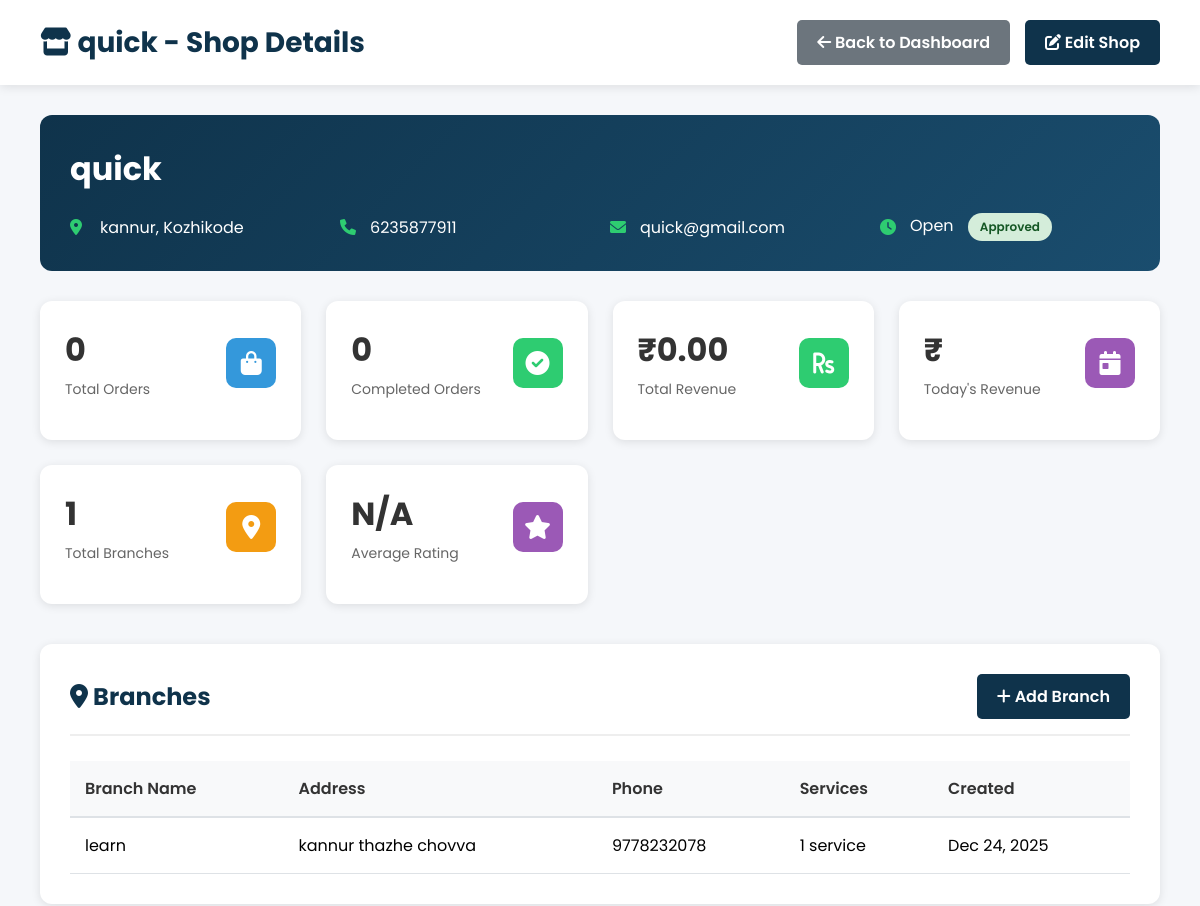
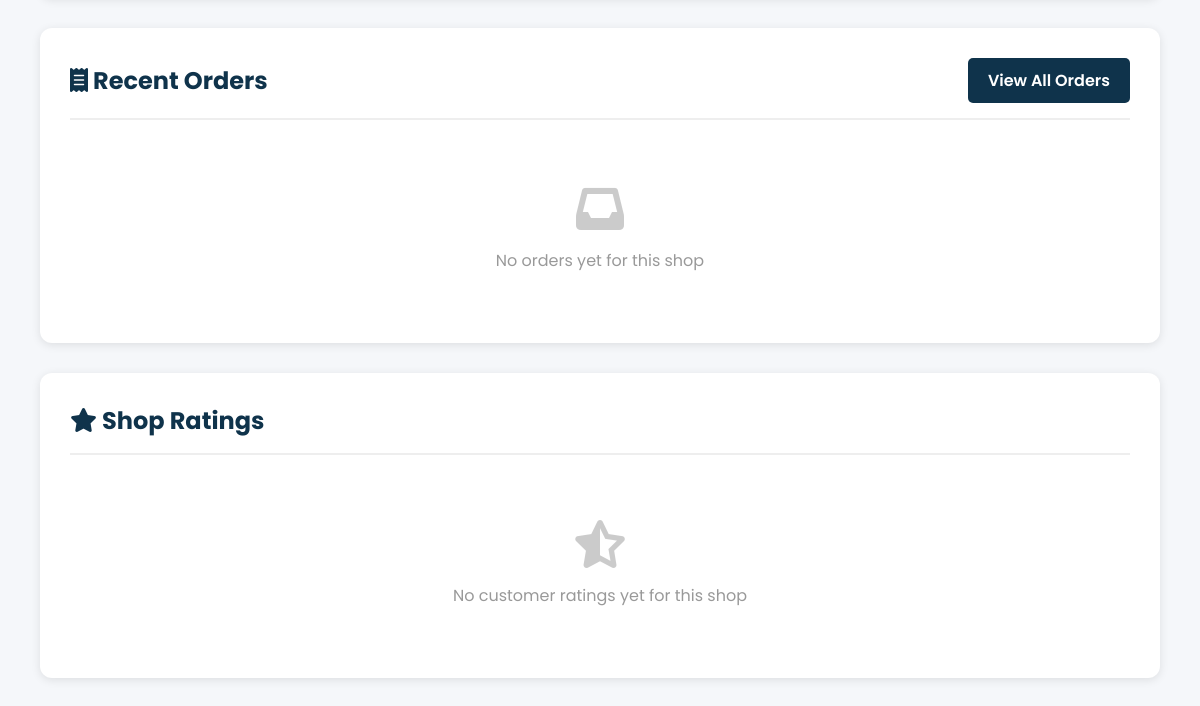
Page /admin-panel/shop/4/ (signed in) on the earlier database version (2 pictures, top to bottom).
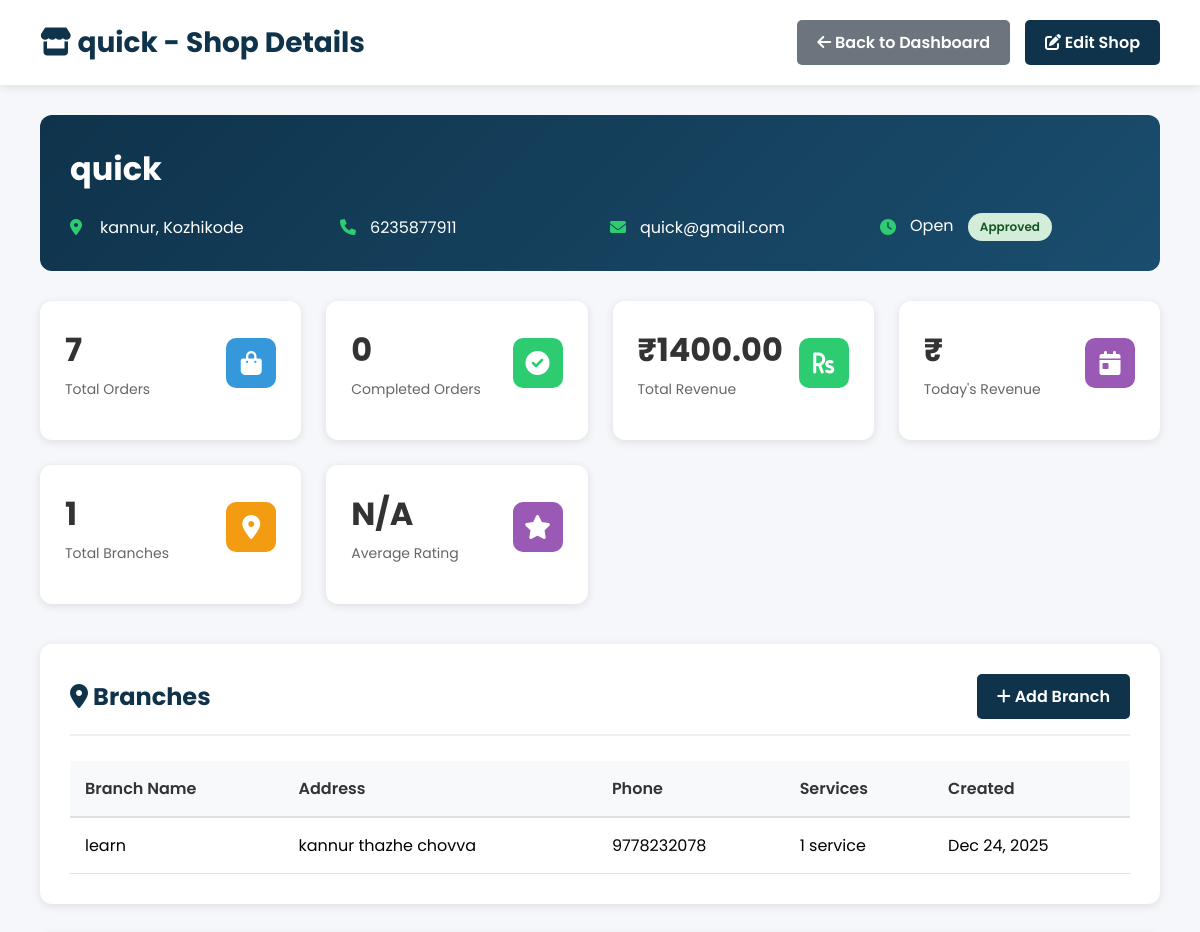
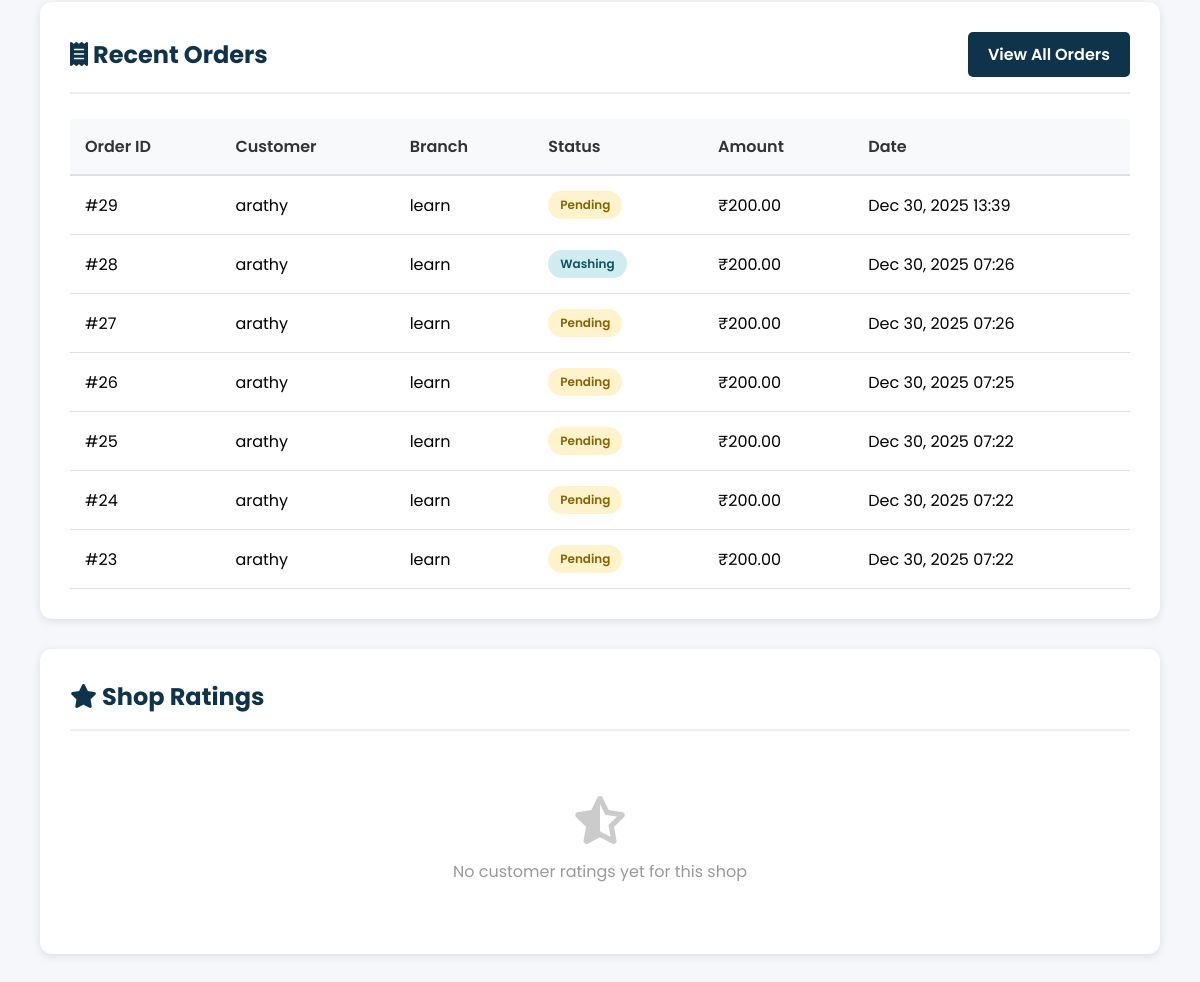
Same page on the later database version (2 pictures, top to bottom).
### shop/models.py (models this page shows, shortened)
class Branch(models.Model):
    shop = models.ForeignKey(LaundryShop, on_delete=models.CASCADE, related_name='branches')
    name = models.CharField(max_length=100)
    address = models.TextField()
    phone = models.CharField(max_length=15, blank=True)
    created_at = models.DateTimeField(default=timezone.now)
    class Meta:
        unique_together = ('shop', 'name')

class Order(models.Model):
    STATUS_CHOICES = [
        ('Pending', 'Pending'),
        ('Washing', 'Washing'),
        ('Drying', 'Drying'),
        ('Ironing', 'Ironing'),
        ('Ready', 'Ready for Pickup'),
        ('Completed', 'Completed'),
    ]
    PAYMENT_CHOICES = [
        ('Pending', 'Pending'),
        ('Completed', 'Completed'),
    ]
    user = models.ForeignKey(User, on_delete=models.CASCADE)
    shop = models.ForeignKey(LaundryShop, on_delete=models.CASCADE)
    branch = models.ForeignKey(Branch, on_delete=models.CASCADE, blank=True, null=True)
    amount = models.DecimalField(max_digits=10, decimal_places=2)
    cloth_status = models.CharField(max_length=20, choices=STATUS_CHOICES, default='Pending')
    payment_status = models.CharField(max_length=20, choices=PAYMENT_CHOICES, default='Pending')
    pickup_date = models.DateTimeField(blank=True, null=True)
    delivery_date = models.DateTimeField(blank=True, null=True)
    delivery_name = models.CharField(max_length=100, blank=True)
    delivery_address = models.TextField(blank=True)
    delivery_phone = models.CharField(max_length=15, blank=True)
    special_instructions = models.TextField(blank=True)
    created_at = models.DateTimeField(default=timezone.now)
    delay_notified = models.BooleanField(default=False)
    thank_you_sent = models.BooleanField(default=False)
    platform_commission = models.DecimalField(max_digits=10, decimal_places=2, default=0, help_text="Platform commission amount")
    shop_amount = models.DecimalField(max_digits=10, decimal_places=2, default=0, help_text="Amount to be transferred to shop")
    razorpay_payment_id = models.CharField(max_length=100, blank=True, null=True, help_text="Razorpay payment ID")
    razorpay_order_id = models.CharField(max_length=100, blank=True, null=True, help_text="Razorpay order ID")
    transfer_id = models.CharField(max_length=100, blank=True, null=True, help_text="Razorpay transfer ID to shop")
    transfer_status = models.CharField(max_length=50, default='Pending', help_text="Status of transfer to shop")

### shop/views.py (the view)
# urls.py: path("admin-panel/shop/<int:shop_id>/", views.admin_shop_detail, name="admin_shop_detail"),
@login_required
@user_passes_test(is_staff_user, login_url='login')
def admin_shop_detail(request, shop_id):
    shop = get_object_or_404(LaundryShop, id=shop_id)
    branches = Branch.objects.filter(shop=shop).prefetch_related('services')
    recent_orders = Order.objects.filter(shop=shop).select_related('user', 'branch').order_by('-created_at')[:10]
    total_orders = Order.objects.filter(shop=shop).count()
    completed_orders = Order.objects.filter(shop=shop, cloth_status='Completed').count()
    total_revenue = Order.objects.filter(shop=shop).aggregate(total=Sum('amount'))['total'] or 0
    shop_ratings = ShopRating.objects.filter(shop=shop).select_related('user')
    average_rating = shop_ratings.aggregate(avg=Avg('rating'))['avg'] or 0
    context = {
        'shop': shop,
        'branches': branches,
        'recent_orders': recent_orders,
        'total_orders': total_orders,
        'completed_orders': completed_orders,
        'total_revenue': total_revenue,
        'shop_ratings': shop_ratings,
        'average_rating': average_rating,
    }
    return render(request, 'admin_shop_detail.html', context)

### shop/views.py (called while the page is built)
def is_staff_user(user):
    return user.is_authenticated and (user.is_staff or user.is_superuser)

### shop/templates/admin_shop_detail.html (shortened to what the changed rows need)
{% load static %}
<!DOCTYPE html>
<html lang="en">
<head>
    <link rel="stylesheet" href="https://cdnjs.cloudflare.com/ajax/libs/font-awesome/6.0.0-beta3/css/all.min.css">
</head>
<body>
    <div class="admin-header">
        <h1><i class="fas fa-store"></i> {{ shop.name }} - Shop Details</h1>
    </div>
    <div class="admin-container">
        <div class="shop-info">
            <h1>{{ shop.name }}</h1>
        </div>
        <div class="stats-grid">
            <div class="stat-card">
                <div class="stat-card-header">
                    <div>
                        <div class="stat-card-value">{{ total_orders }}</div>
                        <div class="stat-card-label">Total Orders</div>
                    </div>
                </div>
            </div>
            <div class="stat-card">
                <div class="stat-card-header">
                    <div>
                        <div class="stat-card-value">₹{{ total_revenue|floatformat:2 }}</div>
                        <div class="stat-card-label">Total Revenue</div>
                    </div>
                </div>
            </div>
        </div>
        <div class="dashboard-section">
            <div class="section-header">
                <h2><i class="fas fa-map-marker-alt"></i> Branches</h2>
            </div>
            {% if branches %}
                <table class="data-table">
                    <thead>
                        <tr>
                            <th>Branch Name</th>
                            <th>Address</th>
                            <th>Phone</th>
                            <th>Services</th>
                            <th>Created</th>
                        </tr>
                    </thead>
                    <tbody>
                        {% for branch in branches %}
                        <tr>
                            <td>{{ branch.name }}</td>
                            <td>{{ branch.address|truncatechars:40 }}</td>
                            <td>{{ branch.phone|default:"N/A" }}</td>
                            <td>
                                {% if branch.services.all %}
                                    {{ branch.services.count }} service{{ branch.services.count|pluralize }}
                                {% else %}
                                    <span class="status-badge status-pending">No Services</span>
                                {% endif %}
                            </td>
                            <td>{{ branch.created_at|date:"M d, Y" }}</td>
                        </tr>
                        {% endfor %}
                    </tbody>
                </table>
            {% else %}
                <div class="empty-state">
                    <i class="fas fa-map-marker-alt"></i>
                    <p>No branches found for this shop</p>
                </div>
            {% endif %}
        </div>
        <div class="dashboard-section">
            <div class="section-header">
                <h2><i class="fas fa-receipt"></i> Recent Orders</h2>
            </div>
            {% if recent_orders %}
                <table class="data-table">
                    <thead>
                        <tr>
                            <th>Order ID</th>
                            <th>Customer</th>
                            <th>Branch</th>
                            <th>Status</th>
                            <th>Amount</th>
                            <th>Date</th>
                        </tr>
                    </thead>
                    <tbody>
                        {% for order in recent_orders %}
                        <tr>
                            <td>#{{ order.id }}</td>
                            <td>{{ order.user.username }}</td>
                            <td>{{ order.branch.name|default:"Main Branch" }}</td>
                            <td>
                                <span class="status-badge status-{{ order.cloth_status|lower }}">{{ order.cloth_status }}</span>
                            </td>
                            <td>₹{{ order.amount|floatformat:2 }}</td>
                            <td>{{ order.created_at|date:"M d, Y H:i" }}</td>
                        </tr>
                        {% endfor %}
                    </tbody>
                </table>
            {% else %}
                <div class="empty-state">
                    <i class="fas fa-inbox"></i>
                    <p>No orders yet for this shop</p>
                </div>
            {% endif %}
        </div>
        <div class="dashboard-section">
            <div class="section-header">
                <h2><i class="fas fa-star"></i> Shop Ratings</h2>
            </div>
        </div>
    </div>
</body>
</html>

Differences in the rows shown:
added Order: id "29", user.username "arathy", branch.name "learn", cloth_status "Pending", amount "200.00", created_at "Dec 30, 2025 13:39"
added Order: id "28", user.username "arathy", branch.name "learn", cloth_status "Washing", amount "200.00", created_at "Dec 30, 2025 07:26"
added Order: id "27", user.username "arathy", branch.name "learn", cloth_status "Pending", amount "200.00", created_at "Dec 30, 2025 07:26"
added Order: id "26", user.username "arathy", branch.name "learn", cloth_status "Pending", amount "200.00", created_at "Dec 30, 2025 07:25"
added Order: id "25", user.username "arathy", branch.name "learn", cloth_status "Pending", amount "200.00", created_at "Dec 30, 2025 07:22"
added Order: id "24", user.username "arathy", branch.name "learn", cloth_status "Pending", amount "200.00", created_at "Dec 30, 2025 07:22"
added Order: id "23", user.username "arathy", branch.name "learn", cloth_status "Pending", amount "200.00", created_at "Dec 30, 2025 07:22"
Other differences:
{{ total_orders }}: "0" → "7"
{{ total_revenue|floatformat:2 }}: "0.00" → "1400.00"
text no longer shown: "No orders yet for this shop"
text now shown: "Order ID Customer Branch Status Amount Date"
